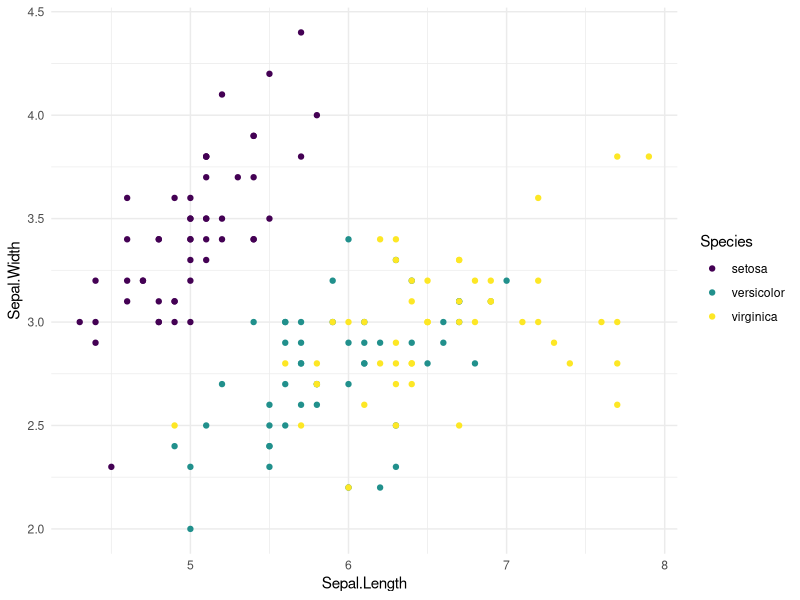

Source code (R):
## ---- chunk 1
library("ggplot2")
ggplot(iris, aes(x = Sepal.Length, y = Sepal.Width)) +
  geom_point(aes(color = Species)) +
  scale_color_viridis_d() +
  theme_minimal()
